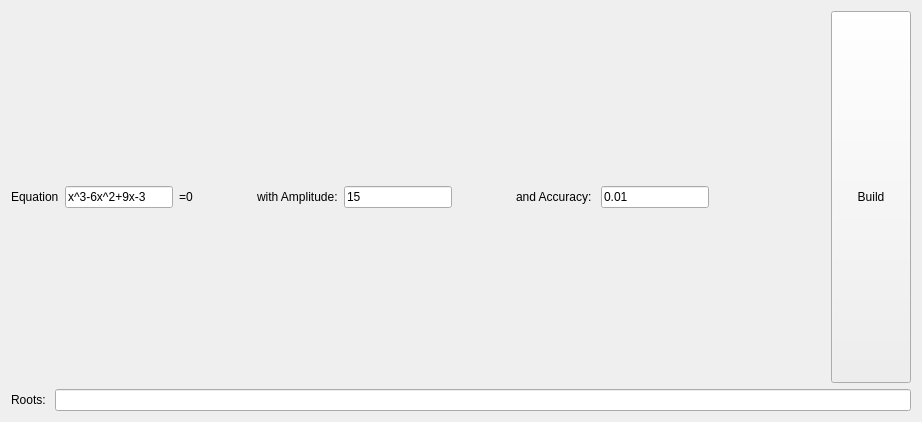
<?xml version="1.0" encoding="UTF-8"?>
<ui version="4.0">
 <class>Widget</class>
 <widget class="QWidget" name="Widget">
  <property name="geometry">
   <rect>
    <x>0</x>
    <y>0</y>
    <width>922</width>
    <height>422</height>
   </rect>
  </property>
  <property name="windowTitle">
   <string>Widget</string>
  </property>
  <layout class="QVBoxLayout" name="verticalLayout">
   <item>
    <layout class="QHBoxLayout" name="horizontalLayout_2">
     <item>
      <widget class="QLabel" name="label">
       <property name="text">
        <string>Equation</string>
       </property>
      </widget>
     </item>
     <item>
      <widget class="QLineEdit" name="lineEdit_3">
       <property name="text">
        <string>x^3-6x^2+9x-3</string>
       </property>
      </widget>
     </item>
     <item>
      <widget class="QLabel" name="label_2">
       <property name="text">
        <string>=0</string>
       </property>
      </widget>
     </item>
     <item>
      <spacer name="horizontalSpacer">
       <property name="orientation">
        <enum>Qt::Horizontal</enum>
       </property>
       <property name="sizeHint" stdset="0">
        <size>
         <width>40</width>
         <height>20</height>
        </size>
       </property>
      </spacer>
     </item>
     <item>
      <widget class="QLabel" name="label_3">
       <property name="text">
        <string>with Amplitude:</string>
       </property>
      </widget>
     </item>
     <item>
      <widget class="QLineEdit" name="lineEdit">
       <property name="text">
        <string>15</string>
       </property>
      </widget>
     </item>
     <item>
      <spacer name="horizontalSpacer_4">
       <property name="orientation">
        <enum>Qt::Horizontal</enum>
       </property>
       <property name="sizeHint" stdset="0">
        <size>
         <width>40</width>
         <height>20</height>
        </size>
       </property>
      </spacer>
     </item>
     <item>
      <widget class="QLabel" name="label_4">
       <property name="text">
        <string>and Accuracy: </string>
       </property>
      </widget>
     </item>
     <item>
      <widget class="QLineEdit" name="lineEdit_2">
       <property name="text">
        <string>0.01</string>
       </property>
      </widget>
     </item>
     <item>
      <spacer name="horizontalSpacer_2">
       <property name="orientation">
        <enum>Qt::Horizontal</enum>
       </property>
       <property name="sizeHint" stdset="0">
        <size>
         <width>40</width>
         <height>20</height>
        </size>
       </property>
      </spacer>
     </item>
     <item>
      <spacer name="horizontalSpacer_3">
       <property name="orientation">
        <enum>Qt::Horizontal</enum>
       </property>
       <property name="sizeHint" stdset="0">
        <size>
         <width>40</width>
         <height>20</height>
        </size>
       </property>
      </spacer>
     </item>
     <item>
      <widget class="QPushButton" name="pushButton">
       <property name="sizePolicy">
        <sizepolicy hsizetype="Minimum" vsizetype="Expanding">
         <horstretch>0</horstretch>
         <verstretch>0</verstretch>
        </sizepolicy>
       </property>
       <property name="text">
        <string>Build</string>
       </property>
      </widget>
     </item>
    </layout>
   </item>
   <item>
    <layout class="QHBoxLayout" name="horizontalLayout"/>
   </item>
   <item>
    <layout class="QHBoxLayout" name="horizontalLayout_3">
     <item>
      <widget class="QLabel" name="label_5">
       <property name="text">
        <string>Roots: </string>
       </property>
      </widget>
     </item>
     <item>
      <widget class="QLineEdit" name="lineEdit_4"/>
     </item>
    </layout>
   </item>
  </layout>
 </widget>
 <layoutdefault spacing="6" margin="11"/>
 <resources/>
 <connections/>
</ui>
